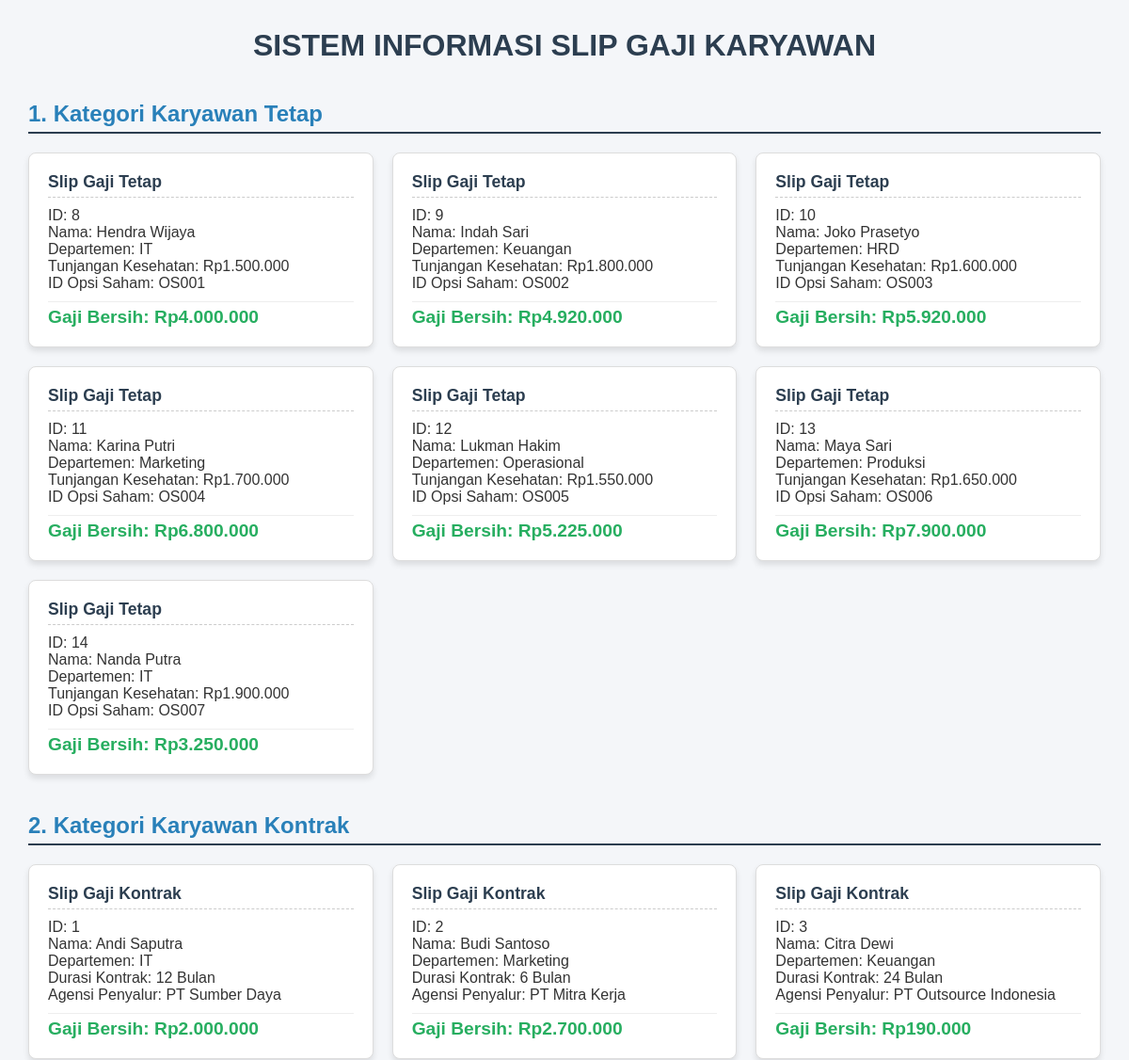
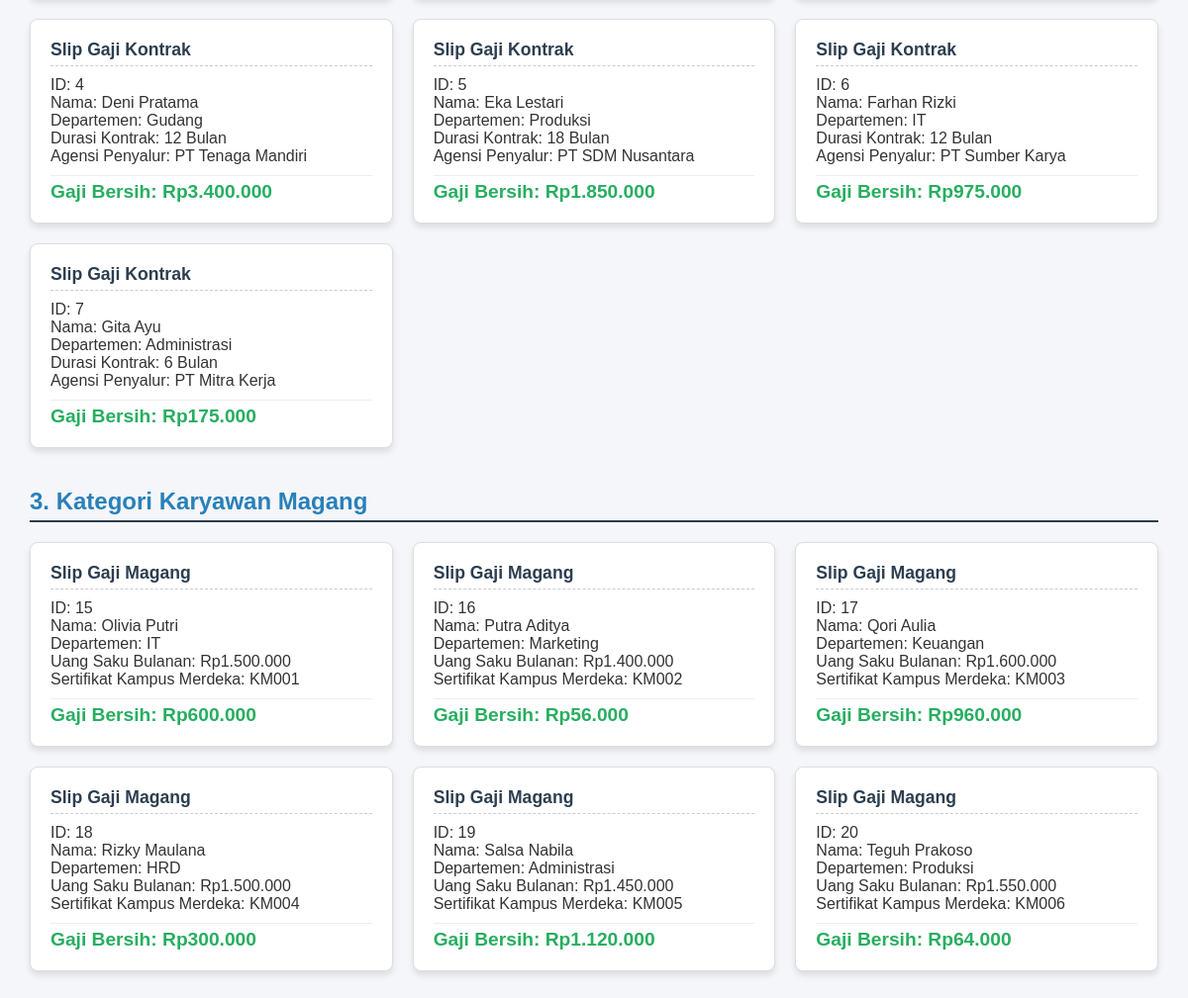
The page / on the database its author committed (2 pictures, top to bottom).
### tables this page shows
CREATE TABLE `tabel_karyawan` (
  `id_karyawan` int NOT NULL,
  `nama_karyawan` varchar(100) DEFAULT NULL,
  `departemen` varchar(50) DEFAULT NULL,
  `hari_kerja_masuk` date DEFAULT NULL,
  `gaji_dasar_per_hari` decimal(10,2) DEFAULT NULL,
  `jenis_karyawan` enum('kontrak','tetap','magang') DEFAULT NULL,
  `durasi_kontrak_bulan` int DEFAULT NULL,
  `agensi_penyalur` varchar(100) DEFAULT NULL,
  `tunjangan_kesehatan` decimal(10,2) DEFAULT NULL,
  `opsi_saham_id` varchar(50) DEFAULT NULL,
  `uang_saku_bulanan` decimal(10,2) DEFAULT NULL,
  `sertifikat_kampus_merdeka` varchar(100) DEFAULT NULL
);

### class/Karyawan.php (called while the page is built, shortened)
<?php
abstract class Karyawan
{
    public function __construct(
        $id_karyawan,
        $nama_karyawan,
        $departemen,
        $hariKerjaMasuk,
        $gajiDasarPerHari
    ){
        $this->id_karyawan = $id_karyawan;
        $this->nama_karyawan = $nama_karyawan;
        $this->departemen = $departemen;
        $this->hariKerjaMasuk = $hariKerjaMasuk;
        $this->gajiDasarPerHari = $gajiDasarPerHari;
    }
}
?>

### class/KaryawanTetap.php (the view, shortened to what this page needs)
<?php
require_once "Karyawan.php";
class KaryawanTetap extends Karyawan
{
    private $tunjanganKesehatan;
    private $opsiSahamId;
    public function __construct($id, $nama, $dept, $tglMasuk, $gajiHari, $tunjangan, $sahamId)
    {
        $this->tunjanganKesehatan = $tunjangan;
        $this->opsiSahamId = $sahamId;
    }
    public function hitungGajiBersih()
    {
        return ($this->hariKerjaMasuk * $this->gajiDasarPerHari) + $this->tunjanganKesehatan;
    }
    public function tampilkanProfilKaryawan()
    {
        return "ID: " . $this->id_karyawan . "<br>" .
               "Nama: " . $this->nama_karyawan . "<br>" .
               "Departemen: " . $this->departemen . "<br>" .
               "Tunjangan Kesehatan: Rp" . number_format($this->tunjanganKesehatan, 0, ',', '.') . "<br>" .
               "ID Opsi Saham: " . $this->opsiSahamId . "<br>";
    }
}
?>

### index.php (shortened to what this page needs)
<?php
require_once "koneksi/database.php";
require_once "class/KaryawanKontrak.php";
require_once "class/KaryawanTetap.php";
require_once "class/KaryawanMagang.php";
$daftarKontrak = [];
$daftarTetap = [];
$daftarMagang = [];
$query = "SELECT *, DAY(hari_kerja_masuk) as jumlah_hari_hadir FROM tabel_karyawan";
$result = mysqli_query($koneksi, $query);
if ($result) {
    while ($row = mysqli_fetch_assoc($result)) {
        $hariKerja = $row['jumlah_hari_hadir'] > 0 ? $row['jumlah_hari_hadir'] : 20;
        if ($row['jenis_karyawan'] == 'kontrak') {
            $daftarKontrak[] = new KaryawanKontrak(
                $row['id_karyawan'],
                $row['nama_karyawan'],
                $row['departemen'],
                $hariKerja,
                $row['gaji_dasar_per_hari'],
                $row['durasi_kontrak_bulan'],
                $row['agensi_penyalur']
            );
        } elseif ($row['jenis_karyawan'] == 'tetap') {
            $daftarTetap[] = new KaryawanTetap(
                $row['id_karyawan'],
                $row['nama_karyawan'],
                $row['departemen'],
                $hariKerja,
                $row['gaji_dasar_per_hari'],
                $row['tunjangan_kesehatan'],
                $row['opsi_saham_id']
            );
        } elseif ($row['jenis_karyawan'] == 'magang') {
            $daftarMagang[] = new KaryawanMagang(
                $row['id_karyawan'],
                $row['nama_karyawan'],
                $row['departemen'],
                $hariKerja,
                $row['gaji_dasar_per_hari'],
                $row['uang_saku_bulanan'],
                $row['sertifikat_kampus_merdeka']
            );
        }
    }
}
?>
<!DOCTYPE html>
<html lang="id">
<head>
</head>
<body>
    <h1>SISTEM INFORMASI SLIP GAJI KARYAWAN</h1>
    <h2>1. Kategori Karyawan Tetap</h2>
    <div class="grid-container">
        <?php foreach ($daftarTetap as $k): ?>
            <div class="card">
                <div class="card-title">Slip Gaji Tetap</div>
                <?php echo $k->tampilkanProfilKaryawan(); ?>
                <div class="gaji">Gaji Bersih: Rp<?php echo number_format($k->hitungGajiBersih(), 0, ',', '.'); ?></div>
            </div>
        <?php endforeach; ?>
    </div>
    <h2>2. Kategori Karyawan Kontrak</h2>
    <div class="grid-container">
        <?php foreach ($daftarKontrak as $k): ?>
            <div class="card">
                <div class="card-title">Slip Gaji Kontrak</div>
                <?php echo $k->tampilkanProfilKaryawan(); ?>
                <div class="gaji">Gaji Bersih: Rp<?php echo number_format($k->hitungGajiBersih(), 0, ',', '.'); ?></div>
            </div>
        <?php endforeach; ?>
    </div>
    <h2>3. Kategori Karyawan Magang</h2>
    <div class="grid-container">
        <?php foreach ($daftarMagang as $k): ?>
            <div class="card">
                <div class="card-title">Slip Gaji Magang</div>
                <?php echo $k->tampilkanProfilKaryawan(); ?>
                <div class="gaji">Gaji Bersih: Rp<?php echo number_format($k->hitungGajiBersih(), 0, ',', '.'); ?></div>
            </div>
        <?php endforeach; ?>
    </div>
</body>
</html>

### class/KaryawanKontrak.php (shortened to what this page needs)
<?php
require_once "Karyawan.php";
class KaryawanKontrak extends Karyawan
{
    private $durasiKontrakBulan;
    private $agensiPenyalur;
    public function __construct($id, $nama, $dept, $tglMasuk, $gajiHari, $durasi, $agensi)
    {
        $this->durasiKontrakBulan = $durasi;
        $this->agensiPenyalur = $agensi;
    }
    public function hitungGajiBersih()
    {
        return $this->hariKerjaMasuk * $this->gajiDasarPerHari;
    }
    public function tampilkanProfilKaryawan()
    {
        return "ID: " . $this->id_karyawan . "<br>" .
               "Nama: " . $this->nama_karyawan . "<br>" .
               "Departemen: " . $this->departemen . "<br>" .
               "Durasi Kontrak: " . $this->durasiKontrakBulan . " Bulan<br>" .
               "Agensi Penyalur: " . $this->agensiPenyalur . "<br>";
    }
}
?>

### class/KaryawanMagang.php (shortened to what this page needs)
<?php
require_once "Karyawan.php";
class KaryawanMagang extends Karyawan
{
    private $uangSakuBulanan;
    private $sertifikatKampusMerdeka;
    public function __construct($id, $nama, $dept, $tglMasuk, $gajiHari, $uangSaku, $sertifikat)
    {
        $this->uangSakuBulanan = $uangSaku;
        $this->sertifikatKampusMerdeka = $sertifikat;
    }
    public function hitungGajiBersih()
    {
        return ($this->hariKerjaMasuk * $this->gajiDasarPerHari) * 0.80;
    }
    public function tampilkanProfilKaryawan()
    {
        return "ID: " . $this->id_karyawan . "<br>" .
               "Nama: " . $this->nama_karyawan . "<br>" .
               "Departemen: " . $this->departemen . "<br>" .
               "Uang Saku Bulanan: Rp" . number_format($this->uangSakuBulanan, 0, ',', '.') . "<br>" .
               "Sertifikat Kampus Merdeka: " . $this->sertifikatKampusMerdeka . "<br>";
    }
}
?>

### index.php (style rules this page uses)
body { font-family: Arial, sans-serif; margin: 30px; background-color: #f4f6f9; color: #333; }
h1 { text-align: center; color: #2c3e50; }
h2 { border-bottom: 2px solid #2c3e50; padding-bottom: 5px; margin-top: 40px; color: #2980b9; }
.grid-container { display: grid; grid-template-columns: repeat(auto-fill, minmax(300px, 1fr)); gap: 20px; margin-top: 15px; }
.card { background: white; border: 1px solid #ddd; padding: 20px; border-radius: 8px; box-shadow: 0 4px 6px rgba(0,0,0,0.1); }
.card-title { font-weight: bold; font-size: 1.1em; color: #2c3e50; margin-bottom: 10px; border-bottom: 1px dashed #ccc; padding-bottom: 5px; }
.gaji { font-size: 1.2em; font-weight: bold; color: #27ae60; margin-top: 10px; padding-top: 5px; border-top: 1px solid #eee; }

### rows shown on the page
tabel_karyawan: id_karyawan "8", nama_karyawan "Hendra Wijaya", departemen "IT", tunjangan_kesehatan "1.500.000", opsi_saham "OS001", hitungGajiBersih "4.000.000"
tabel_karyawan: id_karyawan "9", nama_karyawan "Indah Sari", departemen "Keuangan", tunjangan_kesehatan "1.800.000", opsi_saham "OS002", hitungGajiBersih "4.920.000"
tabel_karyawan: id_karyawan "10", nama_karyawan "Joko Prasetyo", departemen "HRD", tunjangan_kesehatan "1.600.000", opsi_saham "OS003", hitungGajiBersih "5.920.000"
tabel_karyawan: id_karyawan "11", nama_karyawan "Karina Putri", departemen "Marketing", tunjangan_kesehatan "1.700.000", opsi_saham "OS004", hitungGajiBersih "6.800.000"
tabel_karyawan: id_karyawan "12", nama_karyawan "Lukman Hakim", departemen "Operasional", tunjangan_kesehatan "1.550.000", opsi_saham "OS005", hitungGajiBersih "5.225.000"
tabel_karyawan: id_karyawan "13", nama_karyawan "Maya Sari", departemen "Produksi", tunjangan_kesehatan "1.650.000", opsi_saham "OS006", hitungGajiBersih "7.900.000"
tabel_karyawan: id_karyawan "14", nama_karyawan "Nanda Putra", departemen "IT", tunjangan_kesehatan "1.900.000", opsi_saham "OS007", hitungGajiBersih "3.250.000"
tabel_karyawan: id_karyawan "1", nama_karyawan "Andi Saputra", departemen "IT", durasi_kontrak_bulan "12", agensi_penyalur "PT Sumber Daya", hitungGajiBersih "2.000.000"
tabel_karyawan: id_karyawan "2", nama_karyawan "Budi Santoso", departemen "Marketing", durasi_kontrak_bulan "6", agensi_penyalur "PT Mitra Kerja", hitungGajiBersih "2.700.000"
tabel_karyawan: id_karyawan "3", nama_karyawan "Citra Dewi", departemen "Keuangan", durasi_kontrak_bulan "24", agensi_penyalur "PT Outsource Indonesia", hitungGajiBersih "190.000"
tabel_karyawan: id_karyawan "4", nama_karyawan "Deni Pratama", departemen "Gudang", durasi_kontrak_bulan "12", agensi_penyalur "PT Tenaga Mandiri", hitungGajiBersih "3.400.000"
tabel_karyawan: id_karyawan "5", nama_karyawan "Eka Lestari", departemen "Produksi", durasi_kontrak_bulan "18", agensi_penyalur "PT SDM Nusantara", hitungGajiBersih "1.850.000"
tabel_karyawan: id_karyawan "6", nama_karyawan "Farhan Rizki", departemen "IT", durasi_kontrak_bulan "12", agensi_penyalur "PT Sumber Karya", hitungGajiBersih "975.000"
tabel_karyawan: id_karyawan "7", nama_karyawan "Gita Ayu", departemen "Administrasi", durasi_kontrak_bulan "6", agensi_penyalur "PT Mitra Kerja", hitungGajiBersih "175.000"
tabel_karyawan: id_karyawan "15", nama_karyawan "Olivia Putri", departemen "IT", uang_saku_bulanan "1.500.000", sertifikat_kampus_merdeka "KM001", hitungGajiBersih "600.000"
tabel_karyawan: id_karyawan "16", nama_karyawan "Putra Aditya", departemen "Marketing", uang_saku_bulanan "1.400.000", sertifikat_kampus_merdeka "KM002", hitungGajiBersih "56.000"
tabel_karyawan: id_karyawan "17", nama_karyawan "Qori Aulia", departemen "Keuangan", uang_saku_bulanan "1.600.000", sertifikat_kampus_merdeka "KM003", hitungGajiBersih "960.000"
tabel_karyawan: id_karyawan "18", nama_karyawan "Rizky Maulana", departemen "HRD", uang_saku_bulanan "1.500.000", sertifikat_kampus_merdeka "KM004", hitungGajiBersih "300.000"
tabel_karyawan: id_karyawan "19", nama_karyawan "Salsa Nabila", departemen "Administrasi", uang_saku_bulanan "1.450.000", sertifikat_kampus_merdeka "KM005", hitungGajiBersih "1.120.000"
tabel_karyawan: id_karyawan "20", nama_karyawan "Teguh Prakoso", departemen "Produksi", uang_saku_bulanan "1.550.000", sertifikat_kampus_merdeka "KM006", hitungGajiBersih "64.000"
